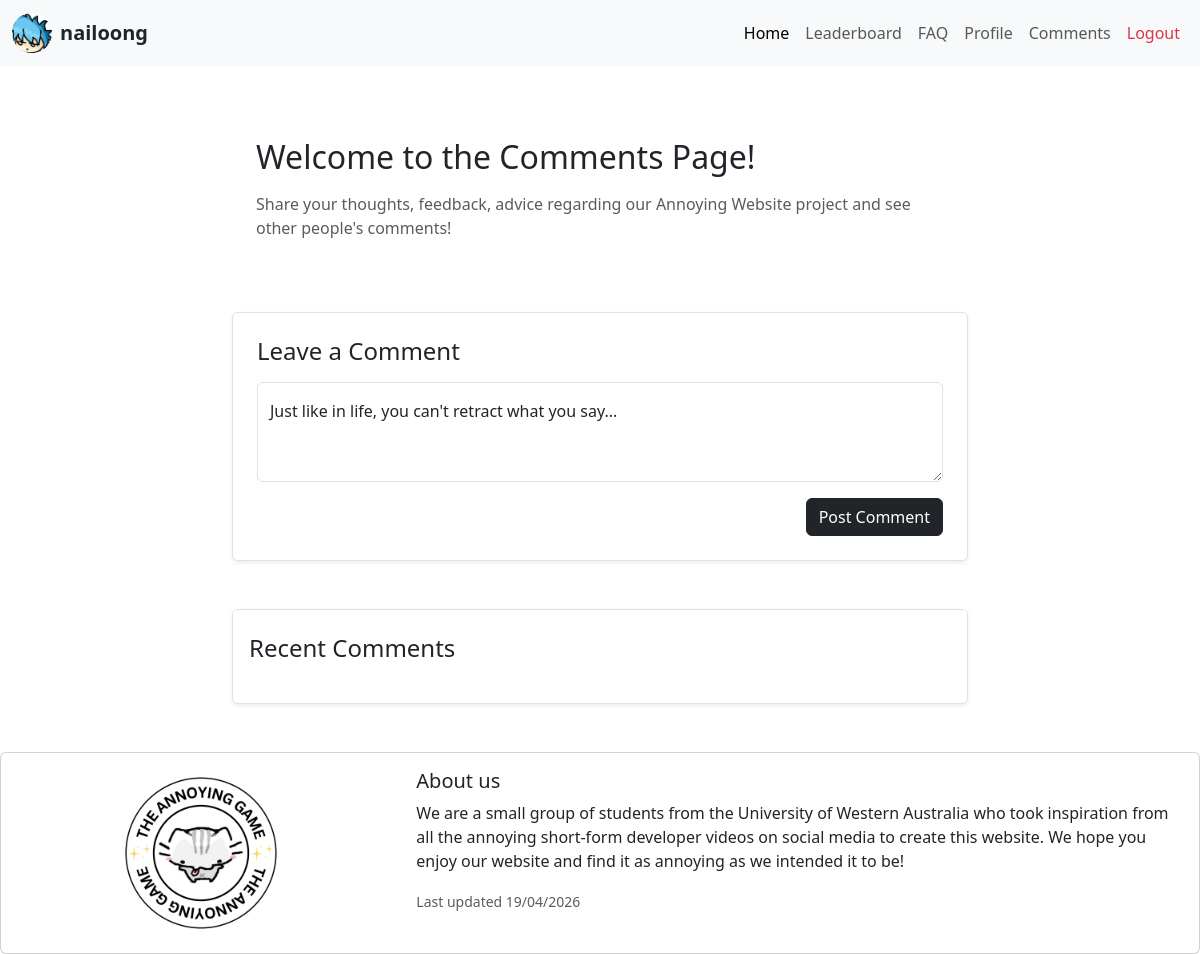
The app's page /comments (signed in) with its own data.
### flaskr/zmodels.py (models this page shows, shortened)
class User(db.Model, SerializerMixin):
    __tablename__ = 'users'
    id = db.Column(db.Integer, primary_key=True)
    profile_image = db.Column(db.String, nullable=False, server_default='icon_head.jpg')
    banner_image = db.Column(db.String, nullable=False, server_default='default_banner.png')
    name = db.Column(db.String, nullable=False)
    username = db.Column(db.String(80), unique=True, nullable=False)
    _password_hash = db.Column(db.String)
    @hybrid_property
    def password_hash(self):
        raise AttributeError("Password hashes may not be viewed.")
    @password_hash.setter
    def password_hash(self, password):
        password_hash = bcrypt.generate_password_hash(
            password.encode('utf-8')
        )
        self._password_hash = password_hash.decode('utf-8')
    serialize_rules = ('-password_hash', '-_password_hash', '-scores.user')
    scores = db.relationship('Score', backref='user', cascade="all, delete-orphan")
    comments = db.relationship('Comment', backref='user', cascade="all, delete-orphan")

### flaskr/zroutes.py (the view)
@main.route('/comments')
def comments():
    if not session.get('user_id'):
        return redirect(url_for('main.signin_page'))
    return render_template('comments.html')

### flaskr/templates/comments.html (shortened to what this page needs)
<!doctype html>
<html lang="en">
  <head>
    <link href="https://cdn.jsdelivr.net/npm/bootstrap@5.3.8/dist/css/bootstrap.min.css" rel="stylesheet">
    <link rel="stylesheet" href="{{ url_for('static', filename='global.css') }}">
  </head>
  <body>
    {% include 'components/navbar.html' %}
    <div class="container mt-5">
      <div class="row d-flex justify-content-center">
          <div class="col-md-10 col-lg-8">
            <div class="mb-5">
                <div class="card-body p-4">
                    <h2 class="mb-3">Welcome to the Comments Page!</h2>
                    <p class="text-muted mb-0">Share your thoughts, feedback, advice regarding our Annoying Website project and see other people's comments!</p>
                </div>
            </div>
              <div class="card shadow-sm border mb-5">
                  <div class="card-body p-4">
                      <h4 class="mb-3">Leave a Comment</h4>
                      <form id="commentForm">
                          <div class="form-floating mb-3">
                              <textarea class="form-control" id="commentText" placeholder="Leave a comment here" style="height: 100px" required></textarea>
                              <label for="commentText">Just like in life, you can't retract what you say...</label>
                          </div>
                          <button type="submit" class="btn btn-dark float-end hover-btn">Post Comment</button>
                      </form>
                  </div>
              </div>
              <div class="card shadow-sm border mb-5">
                <div class="card-header bg-white border-bottom-0 pt-4 pb-2">
                    <h4 class="mb-0">Recent Comments</h4>
                </div>
                <div class="card-body" style="max-height: 600px; overflow-y: auto;">
                </div>
              </div>
              </div>
              </div>
              </div>
    {% include 'components/footer.html' %}
  </body>
</html>

### flaskr/templates/components/navbar.html (shortened to what this page needs)
<nav class="navbar navbar-expand-lg bg-body-tertiary">
    <div class="container-fluid">
        {% if session.get('user_id') %}
        <a class="navbar-brand d-flex align-items-center text-dark" href="{{ url_for('main.profile') }}">
            <img src="{{ url_for('static', filename='images/' + current_user.profile_image) }}"
                 class="rounded-circle me-2" style="width: 40px; height: 40px; object-fit: cover;" alt="Profile">
            <span class="fw-bold fs-5">{{ current_user.username }}</span>
        </a>
        {% endif %}
        <div class="collapse navbar-collapse" id="navbarNavAltMarkup">
            <div class="navbar-nav ms-auto">
                <a class="nav-link active hover-btn" href="{{ url_for('main.home') }}">Home</a>
                <a class="nav-link hover-btn" href="{{ url_for('main.leaderboard') }}">Leaderboard</a>
                <a class="nav-link hover-btn" href="{{ url_for('main.faq') }}">FAQ</a>
                {% if session.get('user_id') %}
                    <a class="nav-link hover-btn" href="{{ url_for('main.profile') }}">Profile</a>
                    <a class="nav-link hover-btn" href="{{ url_for('main.comments') }}">Comments</a>
                    <a class="nav-link text-danger hover-btn" href="#" id="logoutBtn">Logout</a>
                {% else %}
                    <a class="nav-link text-primary hover-btn" href="{{ url_for('main.signin_page') }}">Sign In</a>
                    <a class="nav-link text-success hover-btn" href="{{ url_for('main.signup_page') }}">Sign Up</a>
                {% endif %}
            </div>
        </div>
    </div>
</nav>

### flaskr/static/global.css (style rules this page uses)
.hover-btn { transition: transform 0.2s ease-in-out; }

### records on screen
User: profile_image (picture), username "nailoong"
